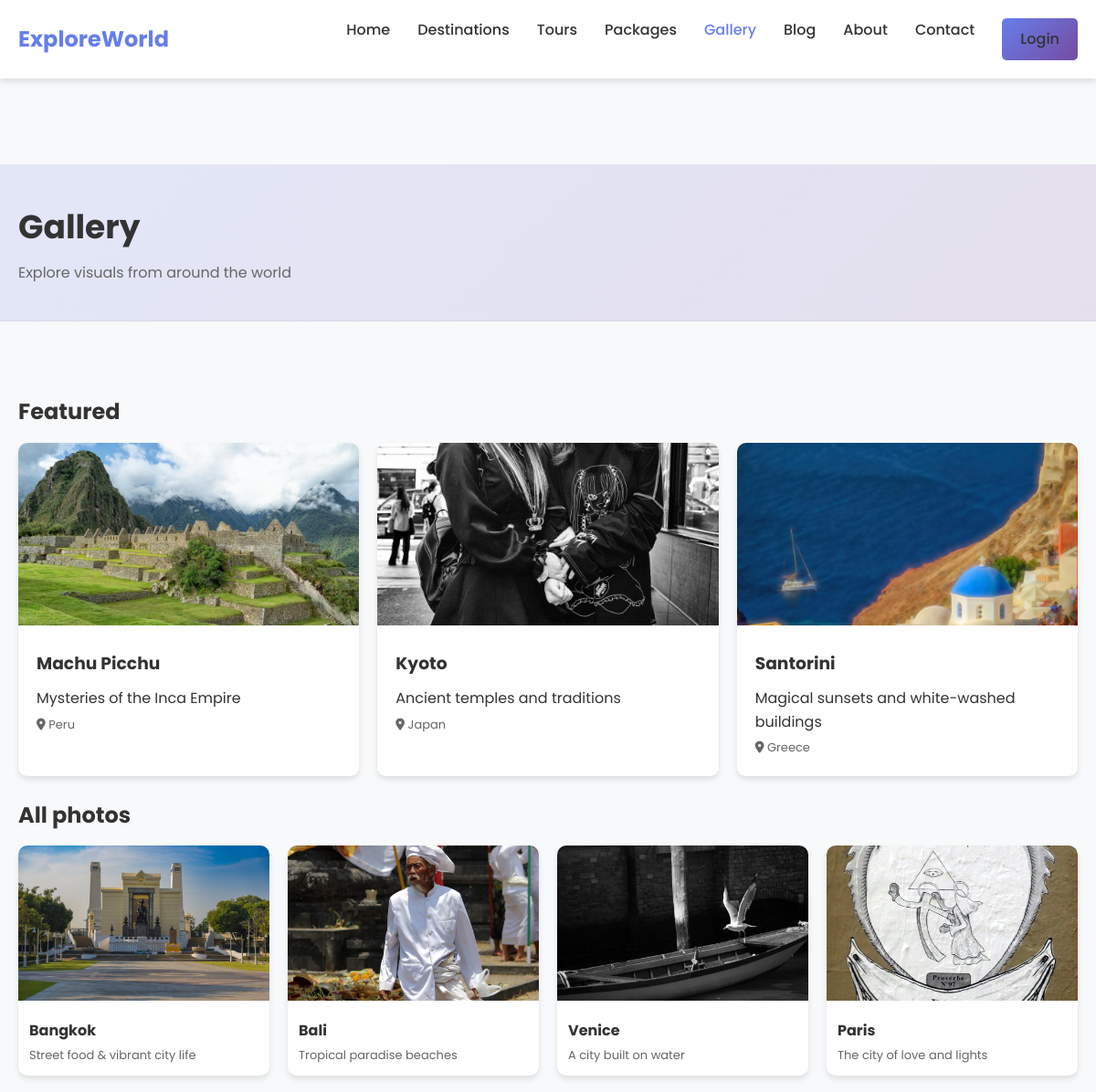
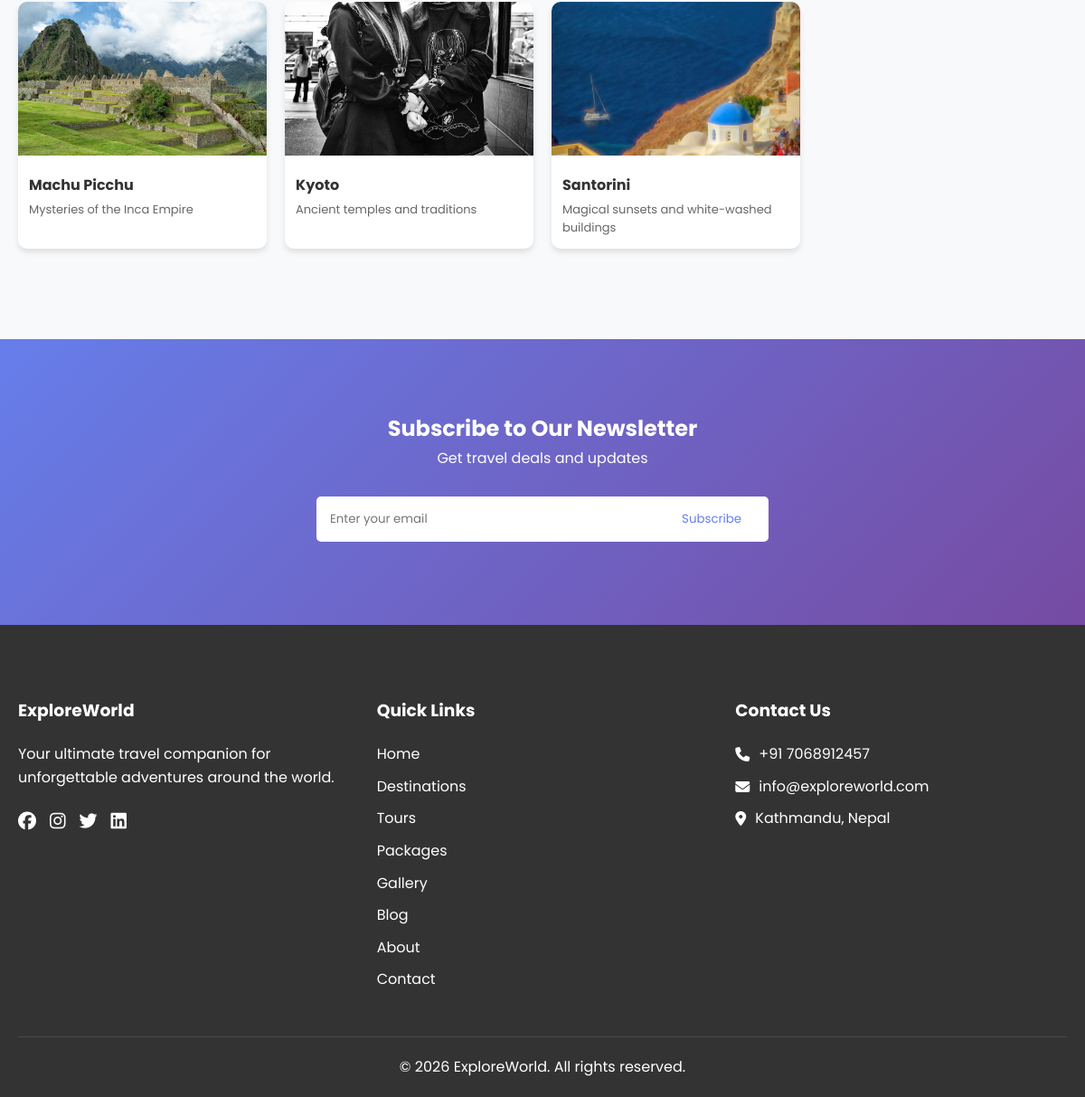
/gallery.php, run on the app's committed database (2 pictures, top to bottom).
### tables this page shows
CREATE TABLE IF NOT EXISTS gallery_items (
    id INT AUTO_INCREMENT PRIMARY KEY,
    title VARCHAR(120) NOT NULL,
    subtitle VARCHAR(180) DEFAULT NULL,
    country VARCHAR(80) DEFAULT NULL,
    image_url VARCHAR(255) NOT NULL,
    is_featured BOOLEAN DEFAULT FALSE,
    created_at TIMESTAMP DEFAULT CURRENT_TIMESTAMP
);

### config/database.php (called while the page is built, shortened)
<?php
$isDevelopment = getenv('APP_ENV') === 'development';
try {
    $conn = new mysqli(DB_HOST, DB_USER, DB_PASS, DB_NAME);
} catch (Exception $e) {
    error_log("Database connection error: " . $e->getMessage());
    if ($isDevelopment) {
        die("Database connection error: " . htmlspecialchars($e->getMessage(), ENT_QUOTES, 'UTF-8'));
    }
    die("We're experiencing technical difficulties. Please try again later.");
}
function execute_query($sql, $types = "", $params = []) {
    global $conn;
    try {
        $stmt = $conn->prepare($sql);
        if (!$stmt->execute()) {
            throw new Exception("Execute failed: " . $stmt->error);
        }
        return $stmt;
    } catch (Exception $e) {
        error_log("Query execution error: " . $e->getMessage());
        return false;
    }
}
function get_results($stmt) {
    $result = $stmt->get_result();
    $rows = [];
    while ($row = $result->fetch_assoc()) {
        $rows[] = $row;
    }
    return $rows;
}
?>

### includes/init.php (called while the page is built, shortened)
<?php
require_once __DIR__ . '/../config/database.php';
function url_path(string $path): string {
    return BASE_URL . '/' . ltrim($path, '/');
}
function e(string $value): string {
    return htmlspecialchars($value, ENT_QUOTES, 'UTF-8');
}
?>

### gallery.php (the view, shortened to what this page needs)
<?php
require_once __DIR__ . '/includes/header.php';
$stmtFeat = execute_query("SELECT id, title, subtitle, country, image_url FROM gallery_items WHERE is_featured = TRUE ORDER BY created_at DESC, id DESC LIMIT 6");
$featured = $stmtFeat ? get_results($stmtFeat) : [];
$stmtAll = execute_query("SELECT id, title, subtitle, country, image_url FROM gallery_items ORDER BY created_at DESC, id DESC LIMIT 60");
$items = $stmtAll ? get_results($stmtAll) : [];
?>
<header class="page-header">
  <div class="container">
    <h1>Gallery</h1>
    <p>Explore visuals from around the world</p>
  </div>
</header>
<section class="destinations-page">
  <div class="container">
    <?php if ($featured): ?>
      <h2 style="margin: 0 0 14px;">Featured</h2>
      <div class="grid cols-3">
        <?php foreach ($featured as $f): ?>
          <div class="destination-card">
            <img src="<?php echo e(url_path($f['image_url'])); ?>" alt="<?php echo e((string)$f['title']); ?>">
            <div class="card-content">
              <h3><?php echo e((string)$f['title']); ?></h3>
              <p><?php echo e((string)($f['subtitle'] ?? '')); ?></p>
              <div style="color: var(--light-text); font-size: 13px; margin-top: 6px;">
                <i class="fas fa-map-marker-alt"></i> <?php echo e((string)($f['country'] ?? '')); ?>
              </div>
            </div>
          </div>
        <?php endforeach; ?>
      </div>
      <div style="height: 24px;"></div>
    <?php endif; ?>
    <h2 style="margin: 0 0 14px;">All photos</h2>
    <div class="grid cols-4">
      <?php foreach ($items as $it): ?>
        <div style="background:#fff; border-radius:10px; box-shadow: var(--shadow); overflow:hidden;">
          <img src="<?php echo e(url_path($it['image_url'])); ?>" alt="<?php echo e((string)$it['title']); ?>" style="width:100%; height: 170px; object-fit:cover;">
          <div style="padding: 12px;">
            <div style="font-weight: 700;"><?php echo e((string)$it['title']); ?></div>
            <div style="color: var(--light-text); font-size: 13px; margin-top: 4px;">
              <?php echo e((string)($it['subtitle'] ?? '')); ?>
            </div>
          </div>
        </div>
      <?php endforeach; ?>
    </div>
  </div>
</section>
<?php require_once __DIR__ . '/includes/footer.php'; ?>

### assets/css/style.css (style rules this page uses)
html { scroll-behavior: smooth; }
:root { --primary-color: #667eea; --secondary-color: #764ba2; --text-color: #333; --light-text: #666; --white: #fff; --background: #f8f9fa; --border-color: #ddd; --shadow: 0 4px 6px rgba(0, 0, 0, 0.1); --transition: all 0.3s ease; }
* { margin: 0; padding: 0; box-sizing: border-box; font-family: 'Poppins', sans-serif; }
body { line-height: 1.6; color: var(--text-color); background-color: var(--background); padding-top: 100px; }
.container { max-width: 1200px; margin: 0 auto; padding: 0 20px; }
.page-header { background: linear-gradient(135deg, rgba(102,126,234,0.15) 0%, rgba(118,75,162,0.15) 100%); padding: 40px 0; border-bottom: 1px solid rgba(0,0,0,0.06); margin-top: 80px; }
.page-header h1 { margin: 0; font-size: 36px; }
.page-header p { margin: 8px 0 0; color: var(--light-text); }
.grid { display: grid; gap: 20px; }
.grid.cols-3 { grid-template-columns: repeat(auto-fit, minmax(280px, 1fr)); }
.grid.cols-4 { grid-template-columns: repeat(auto-fit, minmax(220px, 1fr)); }
.destination-card { background: var(--white); border-radius: 10px; overflow: hidden; box-shadow: var(--shadow); transition: var(--transition); }
.destination-card img { width: 100%; height: 200px; object-fit: cover; }
.card-content { padding: 20px; }
.card-content h3 { margin-bottom: 10px; }
.destinations-page { padding: 80px 0 100px; }

### data on the page
gallery_items: image_url (picture), title "Machu Picchu", subtitle "Mysteries of the Inca Empire", country "Peru"
gallery_items: image_url (picture), title "Kyoto", subtitle "Ancient temples and traditions", country "Japan"
gallery_items: image_url (picture), title "Santorini", subtitle "Magical sunsets and white-washed buildings", country "Greece"
gallery_items: image_url (picture), title "Bangkok", subtitle "Street food & vibrant city life"
gallery_items: image_url (picture), title "Bali", subtitle "Tropical paradise beaches"
gallery_items: image_url (picture), title "Venice", subtitle "A city built on water"
gallery_items: image_url (picture), title "Paris", subtitle "The city of love and lights"
